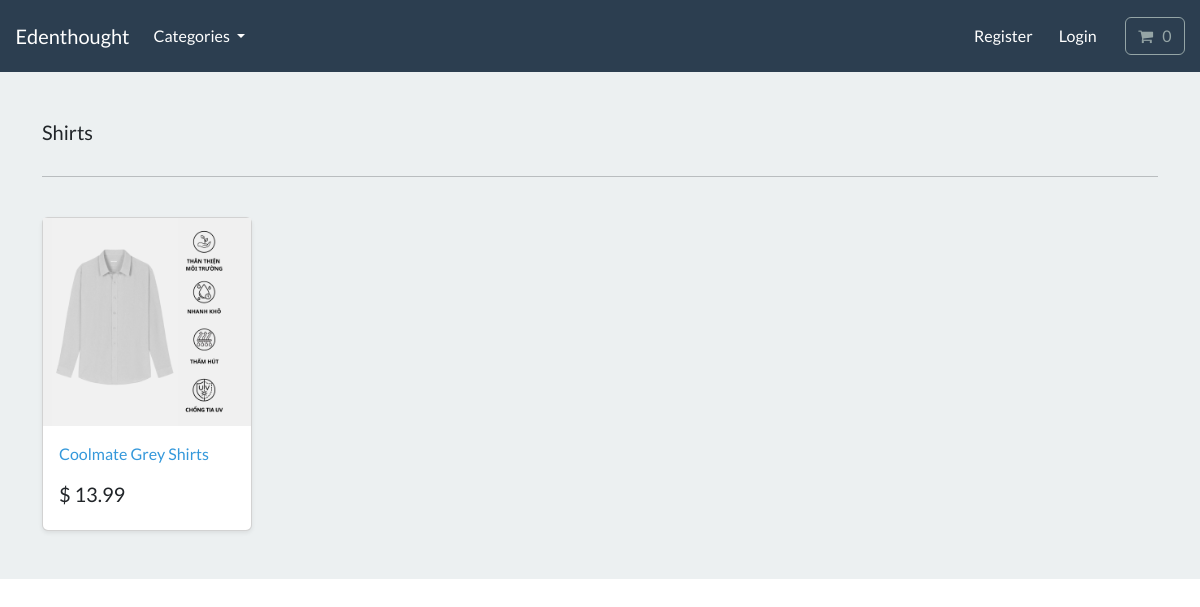
/category/shirts/, run on the app's committed database.
### store/models.py (models this page shows, shortened)
class Category(models.Model):
    name = models.CharField(max_length=250, db_index=True)
    slug = models.SlugField(max_length=250, unique=True)
    class Meta:
        verbose_name_plural = 'categories'

class Product(models.Model):
    category = models.ForeignKey(Category, related_name='products', on_delete=models.CASCADE, null=True)
    title = models.CharField(max_length=250)
    brand = models.CharField(max_length=250, default='un-branded')
    description = models.TextField(blank=True)
    slug = models.SlugField(max_length=250)
    price = models.DecimalField(max_digits=10, decimal_places=2)
    image = models.ImageField(upload_to='images/')
    class Meta:
        verbose_name_plural = 'products'

### store/views.py (the view)
# urls.py: path('category/<slug:slug>/', views.list_category, name='list_category'),
def list_category(request, slug):
    category = get_object_or_404(Category, slug=slug)
    products = Product.objects.filter(category=category)
    return render(request, 'store/list_category.html', {
        'products': products,
        'category': category,
    })

### cart/cart.py (called while the page is built)
    def __len__(self):
        return sum(item['quantity'] for item in self.cart.values())

### cart/context_processors.py (called while the page is built)
def cart(request):
    return {'cart': Cart(request)}

### store/views.py (called while the page is built)
def categories(request):
    all_categories = Category.objects.all()
    return {'all_categories': all_categories}

### store/templates/store/list_category.html
{% extends "./base.html" %}
{% load static %}
{% block content %}
<main>
  <div class="album py-5 bg-light">
    <div class="container">
      <div class="pb-3 h5"> {{ category.name | capfirst }} </div>
      <hr>
      <br>
      <div class="row row-cols-1 row-cols-sm-2 row-cols-md-5 g-3">
        {% for product in products %}
          <div class="col">
            <div class="card shadow-sm">
            <img class="img-fluid" alt="Responsive image" src="{{ product.image.url }}">
              <div class="card-body">
                <p class="card-text">
                  <a class="text-info text-decoration-none" href="{% url 'product_infor' product.slug%}"> {{ product.title }} </a>
                </p>
                <div class="d-flex justify-content-between align-items-center">
                  <h5> $ {{ product.price }} </h5>
                </div>
              </div>
            </div>
          </div>
        {% endfor %}
      </div>
    </div>
  </div>
</main>
{% endblock %}

### data on the page
Category: name "Shirts"
Product: image (picture), title "Coolmate Grey Shirts", price "13.99"
